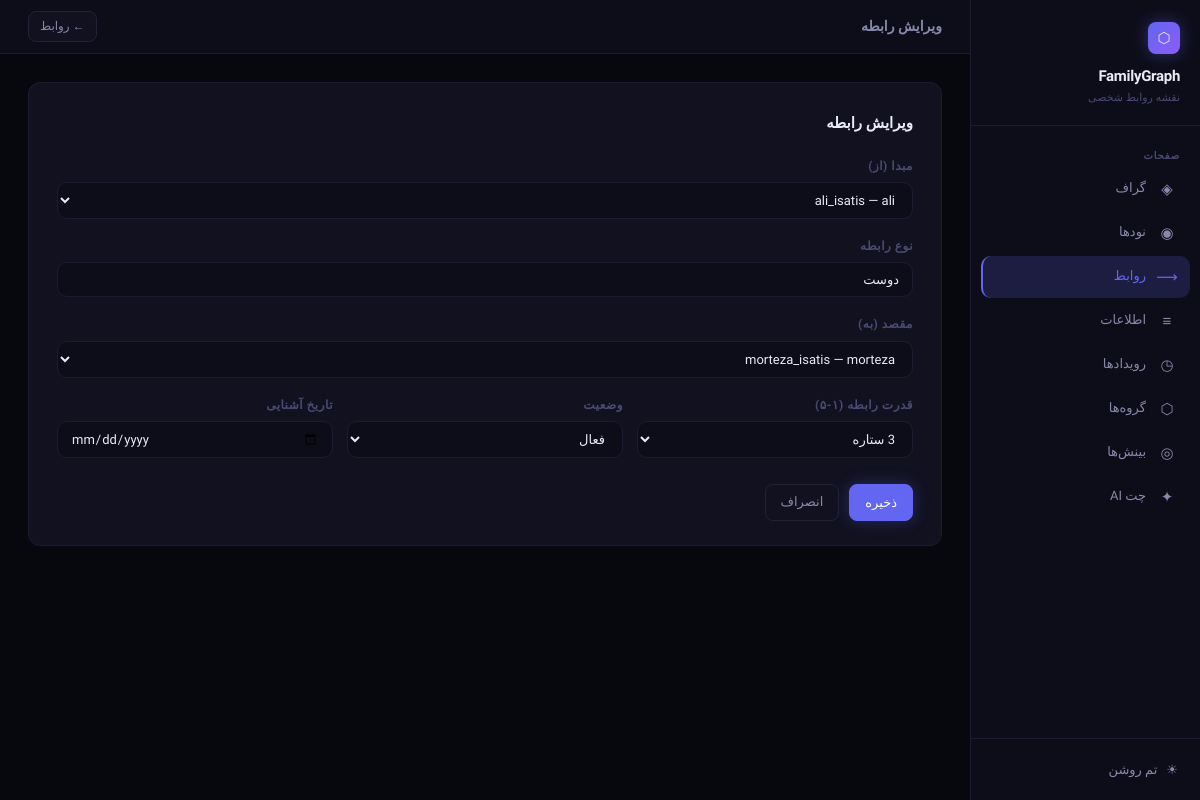
Page /relationships/7/update/ on the committed database.
### main/models.py (models this page shows, shortened)
class Relationship(models.Model):
    STATUS_CHOICES = [
        ('active',    'فعال'),
        ('distant',   'دور شده'),
        ('inactive',  'غیرفعال'),
    ]
    rel      = models.CharField(max_length=100, blank=True, null=True)
    source   = models.ForeignKey(Node, related_name='as_source', on_delete=models.PROTECT)
    target   = models.ForeignKey(Node, related_name='as_target', on_delete=models.PROTECT)
    strength = models.IntegerField(default=3, choices=[(i, i) for i in range(1, 6)])  # 1-5
    status   = models.CharField(max_length=10, choices=STATUS_CHOICES, default='active')
    met_at   = models.DateField(blank=True, null=True, verbose_name='تاریخ آشنایی')
    class Meta:
        unique_together = ('source', 'target', 'rel')

class Node(models.Model):
    username = models.CharField(max_length=100, unique=True)
    picture = models.ImageField(upload_to="media/", blank=True, null=True)
    name = models.CharField(max_length=200, blank=True)
    birth_day = models.DateField(blank=True, null=True)
    career = models.CharField(max_length=200, blank=True)
    phone_number = models.CharField(max_length=20, blank=True)
    class Meta:
        ordering = ['username']

### main/views.py (the view)
# urls.py: path('relationships/<int:pk>/update/', views.RelationshipUpdateView.as_view(), name='relationship_update'),
class RelationshipUpdateView(UpdateView):
    model = Relationship
    form_class = RelationshipForm
    template_name = 'relationships/relationship_form.html'
    success_url = reverse_lazy('relationship_list')

### main/forms.py
class RelationshipForm(forms.ModelForm):
    class Meta:
        model = Relationship
        fields = "__all__"
        widgets = {
            "source":   forms.Select(attrs={"class": "form-select"}),
            "target":   forms.Select(attrs={"class": "form-select"}),
            "rel":      forms.TextInput(attrs={"class": "form-control"}),
            "strength": forms.Select(attrs={"class": "form-select"}),
            "status":   forms.Select(attrs={"class": "form-select"}),
            "met_at":   forms.DateInput(attrs={"class": "form-control", "type": "date"}),
        }

### templates/relationships/relationship_form.html (shortened to what this page needs)
{% extends "base.html" %}
{% block page_title %}{% if form.instance.pk %}ویرایش رابطه{% else %}رابطه جدید{% endif %}{% endblock %}
{% block nav_rels %}active{% endblock %}
{% block topbar_actions %}
  <a href="{% url 'relationship_list' %}" class="btn btn-sm">← روابط</a>
{% endblock %}
{% block content %}
<div class="form-wrap">
  <div class="form-card">
    <div class="form-title">{% if form.instance.pk %}ویرایش رابطه{% else %}تعریف رابطه جدید{% endif %}</div>
    <form method="post">
      <div class="form-group">
        <label class="form-label">مبدا (از)</label>
        <select name="source" class="form-select">
          {% for node in form.fields.source.queryset %}
            <option value="{{ node.pk }}"
              {% if form.instance.source_id == node.pk %}selected{% endif %}>
              {{ node.username }}{% if node.name %} — {{ node.name }}{% endif %}
            </option>
          {% endfor %}
        </select>
      </div>
      <div class="form-group">
        <label class="form-label">نوع رابطه</label>
        <input name="rel" type="text" class="form-input"
               value="{{ form.instance.rel|default:'' }}"
               placeholder="مثلاً: دوست، همکار، خانواده...">
      </div>
      <div class="form-group">
        <label class="form-label">مقصد (به)</label>
        <select name="target" class="form-select">
          {% for node in form.fields.target.queryset %}
            <option value="{{ node.pk }}"
              {% if form.instance.target_id == node.pk %}selected{% endif %}>
              {{ node.username }}{% if node.name %} — {{ node.name }}{% endif %}
            </option>
          {% endfor %}
        </select>
      </div>
      <div style="display:grid;grid-template-columns:1fr 1fr 1fr;gap:14px">
        <div class="form-group">
          <label class="form-label">قدرت رابطه (۱-۵)</label>
          <select name="strength" class="form-select">
            {% for v in "12345" %}
            <option value="{{ v }}" {% if form.instance.strength|stringformat:"s" == v %}selected{% endif %}>{{ v }} ستاره</option>
            {% endfor %}
          </select>
        </div>
        <div class="form-group">
          <label class="form-label">وضعیت</label>
          <select name="status" class="form-select">
            <option value="active"   {% if form.instance.status == "active"   %}selected{% endif %}>فعال</option>
          </select>
        </div>
        <div class="form-group">
          <label class="form-label">تاریخ آشنایی</label>
          <input name="met_at" type="date" class="form-input"
                 value="{{ form.instance.met_at|date:'Y-m-d'|default:'' }}">
        </div>
      </div>
      <div class="form-actions">
        <button type="submit" class="btn btn-primary">ذخیره</button>
        <a href="{% url 'relationship_list' %}" class="btn">انصراف</a>
      </div>
    </form>
  </div>
</div>
{% endblock %}

### rows in the picture
Relationship: source "ali_isatis — ali", rel "دوست", target "morteza_isatis — morteza", strength "3 ستاره", status "فعال"
